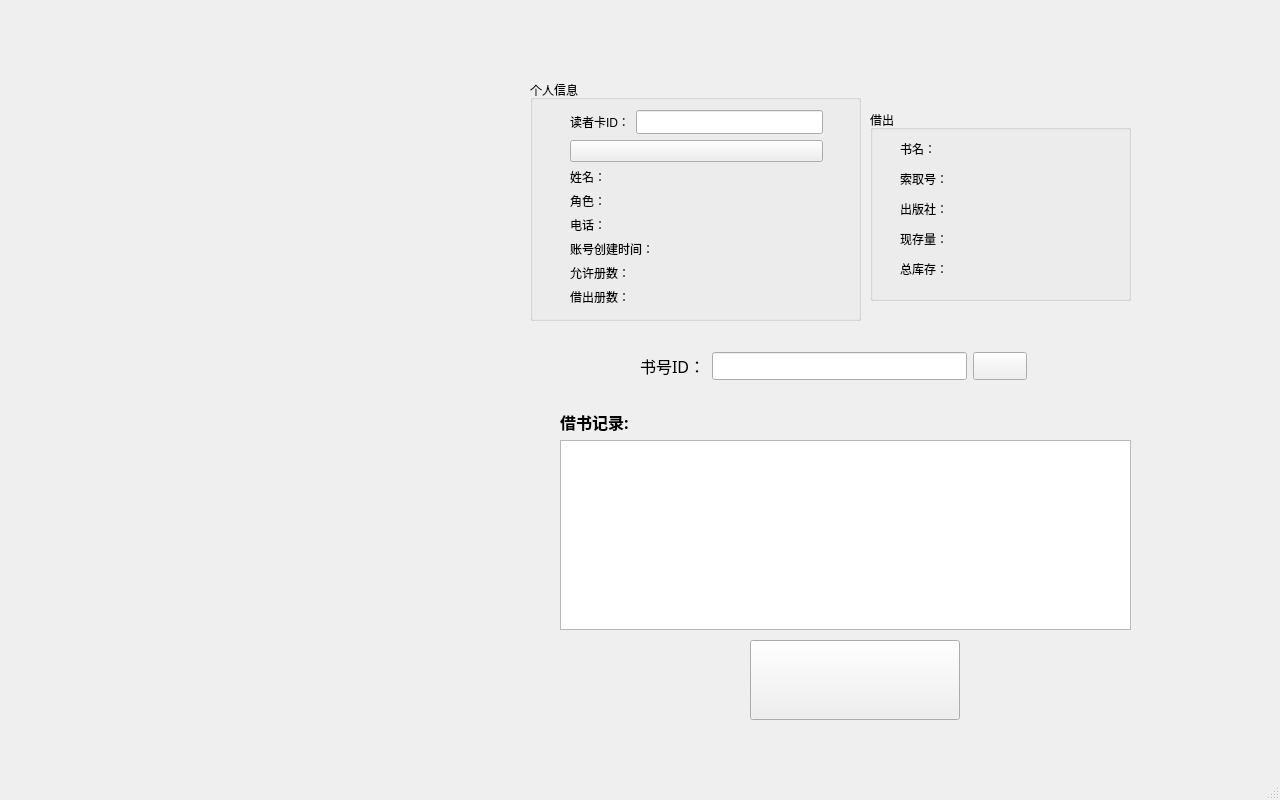
<?xml version="1.0" encoding="UTF-8"?>
<ui version="4.0">
 <class>BorrowW</class>
 <widget class="QMainWindow" name="BorrowW">
  <property name="geometry">
   <rect>
    <x>0</x>
    <y>0</y>
    <width>1280</width>
    <height>800</height>
   </rect>
  </property>
  <property name="windowTitle">
   <string>MainWindow</string>
  </property>
  <widget class="QWidget" name="centralwidget">
   <widget class="QGroupBox" name="groupBox">
    <property name="geometry">
     <rect>
      <x>530</x>
      <y>80</y>
      <width>331</width>
      <height>241</height>
     </rect>
    </property>
    <property name="title">
     <string>个人信息</string>
    </property>
    <widget class="QWidget" name="layoutWidget">
     <property name="geometry">
      <rect>
       <x>40</x>
       <y>30</y>
       <width>253</width>
       <height>196</height>
      </rect>
     </property>
     <layout class="QVBoxLayout" name="verticalLayout">
      <item>
       <layout class="QHBoxLayout" name="horizontalLayout">
        <item>
         <widget class="QLabel" name="label_2">
          <property name="text">
           <string>读者卡ID：</string>
          </property>
         </widget>
        </item>
        <item>
         <widget class="QLineEdit" name="le_reader_id">
          <property name="font">
           <font>
            <pointsize>11</pointsize>
           </font>
          </property>
         </widget>
        </item>
       </layout>
      </item>
      <item>
       <widget class="QPushButton" name="button_search_reader_id">
        <property name="text">
         <string/>
        </property>
       </widget>
      </item>
      <item>
       <layout class="QHBoxLayout" name="horizontalLayout_2">
        <item>
         <widget class="QLabel" name="label_3">
          <property name="text">
           <string>姓名：</string>
          </property>
         </widget>
        </item>
        <item>
         <widget class="QLabel" name="label_reader_name">
          <property name="text">
           <string/>
          </property>
         </widget>
        </item>
       </layout>
      </item>
      <item>
       <layout class="QHBoxLayout" name="horizontalLayout_3">
        <item>
         <widget class="QLabel" name="label_4">
          <property name="text">
           <string>角色：</string>
          </property>
         </widget>
        </item>
        <item>
         <widget class="QLabel" name="label_reader_role">
          <property name="text">
           <string/>
          </property>
         </widget>
        </item>
       </layout>
      </item>
      <item>
       <layout class="QHBoxLayout" name="horizontalLayout_4">
        <item>
         <widget class="QLabel" name="label_5">
          <property name="text">
           <string>电话：</string>
          </property>
         </widget>
        </item>
        <item>
         <widget class="QLabel" name="label_reader_phone_num">
          <property name="text">
           <string/>
          </property>
         </widget>
        </item>
       </layout>
      </item>
      <item>
       <layout class="QHBoxLayout" name="horizontalLayout_5">
        <item>
         <widget class="QLabel" name="label_6">
          <property name="text">
           <string>账号创建时间：</string>
          </property>
         </widget>
        </item>
        <item>
         <widget class="QLabel" name="label_create_date">
          <property name="text">
           <string/>
          </property>
         </widget>
        </item>
       </layout>
      </item>
      <item>
       <layout class="QHBoxLayout" name="horizontalLayout_6">
        <item>
         <widget class="QLabel" name="label_7">
          <property name="text">
           <string>允许册数：</string>
          </property>
         </widget>
        </item>
        <item>
         <widget class="QLabel" name="label_allow_num">
          <property name="text">
           <string/>
          </property>
         </widget>
        </item>
       </layout>
      </item>
      <item>
       <layout class="QHBoxLayout" name="horizontalLayout_7">
        <item>
         <widget class="QLabel" name="label_8">
          <property name="text">
           <string>借出册数：</string>
          </property>
         </widget>
        </item>
        <item>
         <widget class="QLabel" name="label_lend_num">
          <property name="text">
           <string/>
          </property>
         </widget>
        </item>
       </layout>
      </item>
     </layout>
    </widget>
   </widget>
   <widget class="QGroupBox" name="groupBox_2">
    <property name="geometry">
     <rect>
      <x>870</x>
      <y>110</y>
      <width>261</width>
      <height>191</height>
     </rect>
    </property>
    <property name="title">
     <string>借出</string>
    </property>
    <widget class="QWidget" name="layoutWidget">
     <property name="geometry">
      <rect>
       <x>30</x>
       <y>30</y>
       <width>201</width>
       <height>17</height>
      </rect>
     </property>
     <layout class="QHBoxLayout" name="horizontalLayout_8">
      <item>
       <widget class="QLabel" name="label_16">
        <property name="text">
         <string>书名：</string>
        </property>
       </widget>
      </item>
      <item>
       <widget class="QLabel" name="label_book_name">
        <property name="text">
         <string/>
        </property>
       </widget>
      </item>
     </layout>
    </widget>
    <widget class="QWidget" name="layoutWidget">
     <property name="geometry">
      <rect>
       <x>30</x>
       <y>60</y>
       <width>201</width>
       <height>17</height>
      </rect>
     </property>
     <layout class="QHBoxLayout" name="horizontalLayout_9">
      <item>
       <widget class="QLabel" name="label_17">
        <property name="text">
         <string>索取号：</string>
        </property>
       </widget>
      </item>
      <item>
       <widget class="QLabel" name="label_book_seek_num">
        <property name="text">
         <string/>
        </property>
       </widget>
      </item>
     </layout>
    </widget>
    <widget class="QWidget" name="layoutWidget">
     <property name="geometry">
      <rect>
       <x>30</x>
       <y>90</y>
       <width>201</width>
       <height>17</height>
      </rect>
     </property>
     <layout class="QHBoxLayout" name="horizontalLayout_10">
      <item>
       <widget class="QLabel" name="label_18">
        <property name="text">
         <string>出版社：</string>
        </property>
       </widget>
      </item>
      <item>
       <widget class="QLabel" name="label_press_name">
        <property name="text">
         <string/>
        </property>
       </widget>
      </item>
     </layout>
    </widget>
    <widget class="QWidget" name="layoutWidget">
     <property name="geometry">
      <rect>
       <x>30</x>
       <y>120</y>
       <width>201</width>
       <height>17</height>
      </rect>
     </property>
     <layout class="QHBoxLayout" name="horizontalLayout_11">
      <item>
       <widget class="QLabel" name="label_19">
        <property name="text">
         <string>现存量：</string>
        </property>
       </widget>
      </item>
      <item>
       <widget class="QLabel" name="label_current_storage">
        <property name="text">
         <string/>
        </property>
       </widget>
      </item>
     </layout>
    </widget>
    <widget class="QWidget" name="layoutWidget">
     <property name="geometry">
      <rect>
       <x>30</x>
       <y>150</y>
       <width>201</width>
       <height>17</height>
      </rect>
     </property>
     <layout class="QHBoxLayout" name="horizontalLayout_12">
      <item>
       <widget class="QLabel" name="label_20">
        <property name="text">
         <string>总库存：</string>
        </property>
       </widget>
      </item>
      <item>
       <widget class="QLabel" name="label_total_storage">
        <property name="text">
         <string/>
        </property>
       </widget>
      </item>
     </layout>
    </widget>
   </widget>
   <widget class="QPushButton" name="pushButton_2">
    <property name="geometry">
     <rect>
      <x>750</x>
      <y>640</y>
      <width>210</width>
      <height>80</height>
     </rect>
    </property>
    <property name="font">
     <font>
      <pointsize>20</pointsize>
     </font>
    </property>
    <property name="text">
     <string/>
    </property>
   </widget>
   <widget class="QWidget" name="layoutWidget">
    <property name="geometry">
     <rect>
      <x>560</x>
      <y>410</y>
      <width>571</width>
      <height>220</height>
     </rect>
    </property>
    <layout class="QVBoxLayout" name="verticalLayout_2">
     <item>
      <widget class="QLabel" name="label_15">
       <property name="font">
        <font>
         <family>微软雅黑 Light</family>
         <pointsize>12</pointsize>
         <weight>75</weight>
         <bold>true</bold>
        </font>
       </property>
       <property name="text">
        <string>借书记录:</string>
       </property>
      </widget>
     </item>
     <item>
      <widget class="QTableView" name="tableView"/>
     </item>
    </layout>
   </widget>
   <widget class="QWidget" name="layoutWidget">
    <property name="geometry">
     <rect>
      <x>640</x>
      <y>350</y>
      <width>387</width>
      <height>32</height>
     </rect>
    </property>
    <layout class="QHBoxLayout" name="horizontalLayout_13">
     <item>
      <widget class="QLabel" name="label_9">
       <property name="font">
        <font>
         <family>微软雅黑 Light</family>
         <pointsize>12</pointsize>
        </font>
       </property>
       <property name="text">
        <string>书号ID：</string>
       </property>
      </widget>
     </item>
     <item>
      <widget class="QLineEdit" name="le_book_id">
       <property name="enabled">
        <bool>true</bool>
       </property>
       <property name="font">
        <font>
         <pointsize>13</pointsize>
        </font>
       </property>
      </widget>
     </item>
     <item>
      <widget class="QPushButton" name="button_search_book_id">
       <property name="font">
        <font>
         <pointsize>13</pointsize>
        </font>
       </property>
       <property name="text">
        <string/>
       </property>
      </widget>
     </item>
    </layout>
   </widget>
  </widget>
  <widget class="QMenuBar" name="menubar">
   <property name="geometry">
    <rect>
     <x>0</x>
     <y>0</y>
     <width>1280</width>
     <height>21</height>
    </rect>
   </property>
  </widget>
  <widget class="QStatusBar" name="statusbar"/>
 </widget>
 <resources/>
 <connections/>
</ui>
